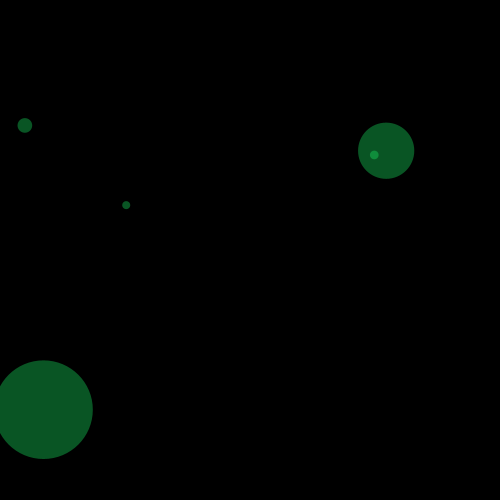
Frame 1 (no input)
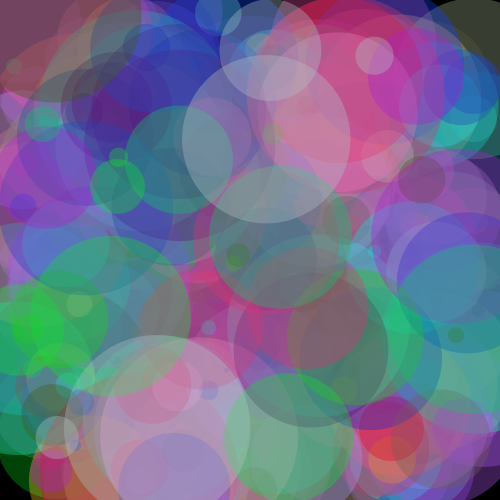
Frame 60 (the mouse pressed at the canvas centre just before this capture)
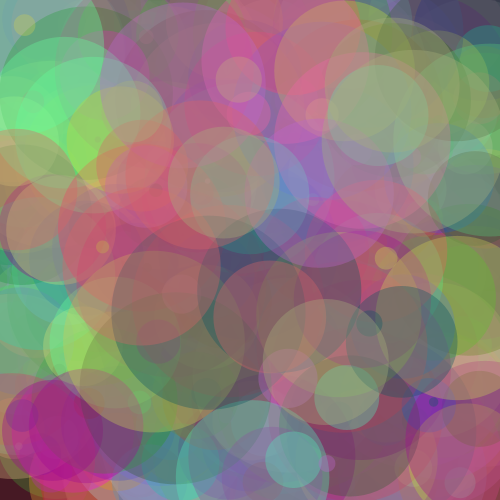
Frame 120 (the mouse held since frame 60 and released just before this capture)

The Processing sketch that drew these frames (run headless with seeded random() and noise(); from frame 60 on, the mouse is pressed at the canvas centre):

// Processing sketch: monsonLoopedArray
// ── monsonLoopedArray.pde
int circleMany = 5;
float [] circleSize = new float [circleMany];
float [] circleXpos = new float [circleMany];
float [] circleYpos = new float [circleMany];

void setup() {
  size(500, 500);
  background(0);
  for (int i=0;i < circleMany; i++) {
    circleSize[i]=random(5, 100);
    circleXpos[i]=random(10, 490);
    circleYpos[i]=random(10, 490);
  }
  frameRate(4);
}

void draw() {
  fill(random(256),random(256),random(256), 90);
  noStroke();
  smooth();
  for (int i=0;i < circleMany; i++) {
    circleSize[i]=random(5, 200);
    circleXpos[i]=random(10, 490);
    circleYpos[i]=random(10, 490);
    ellipse (circleXpos[i], circleYpos[i], circleSize[i], circleSize[i]);
  }
}
